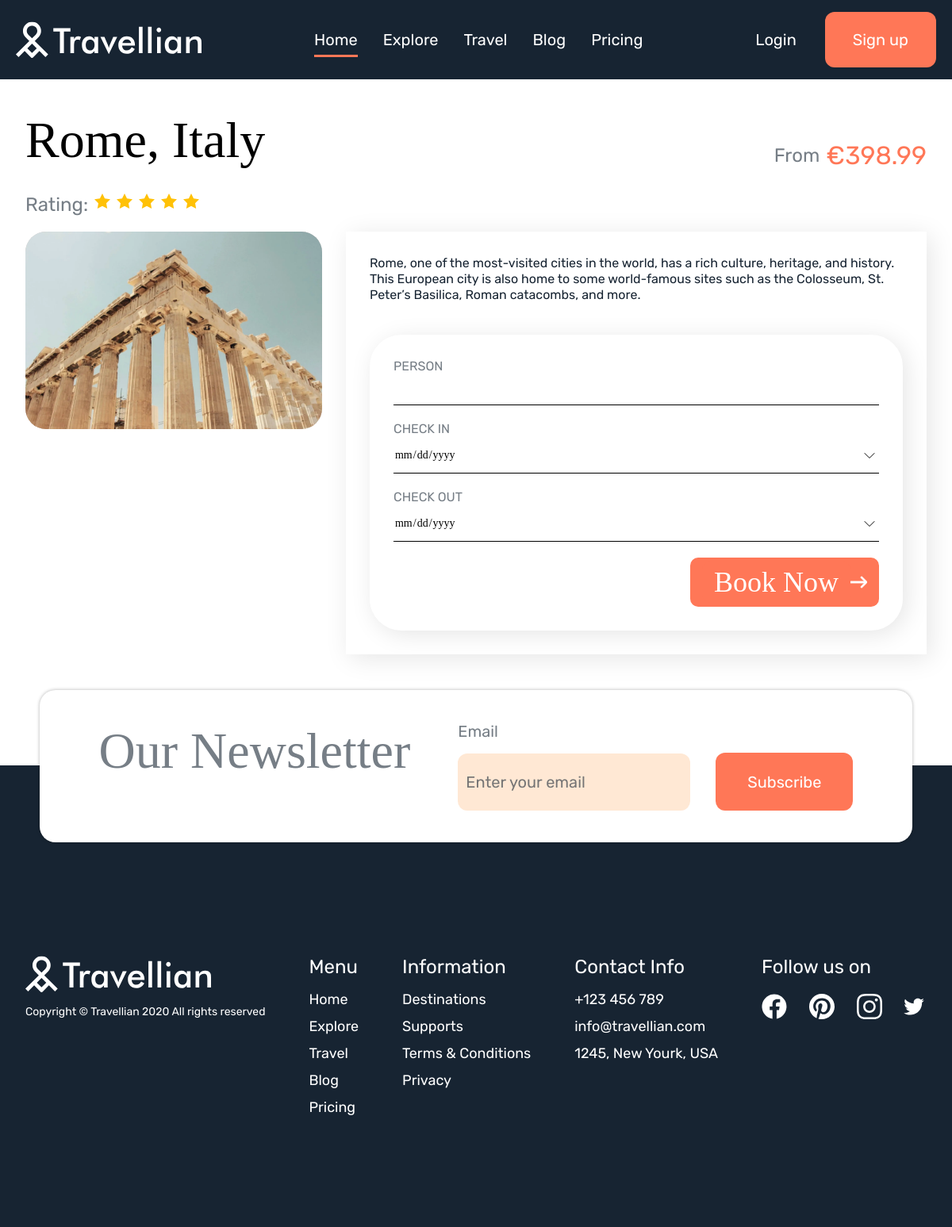
/offers/2, run on an earlier commit of the app's database.
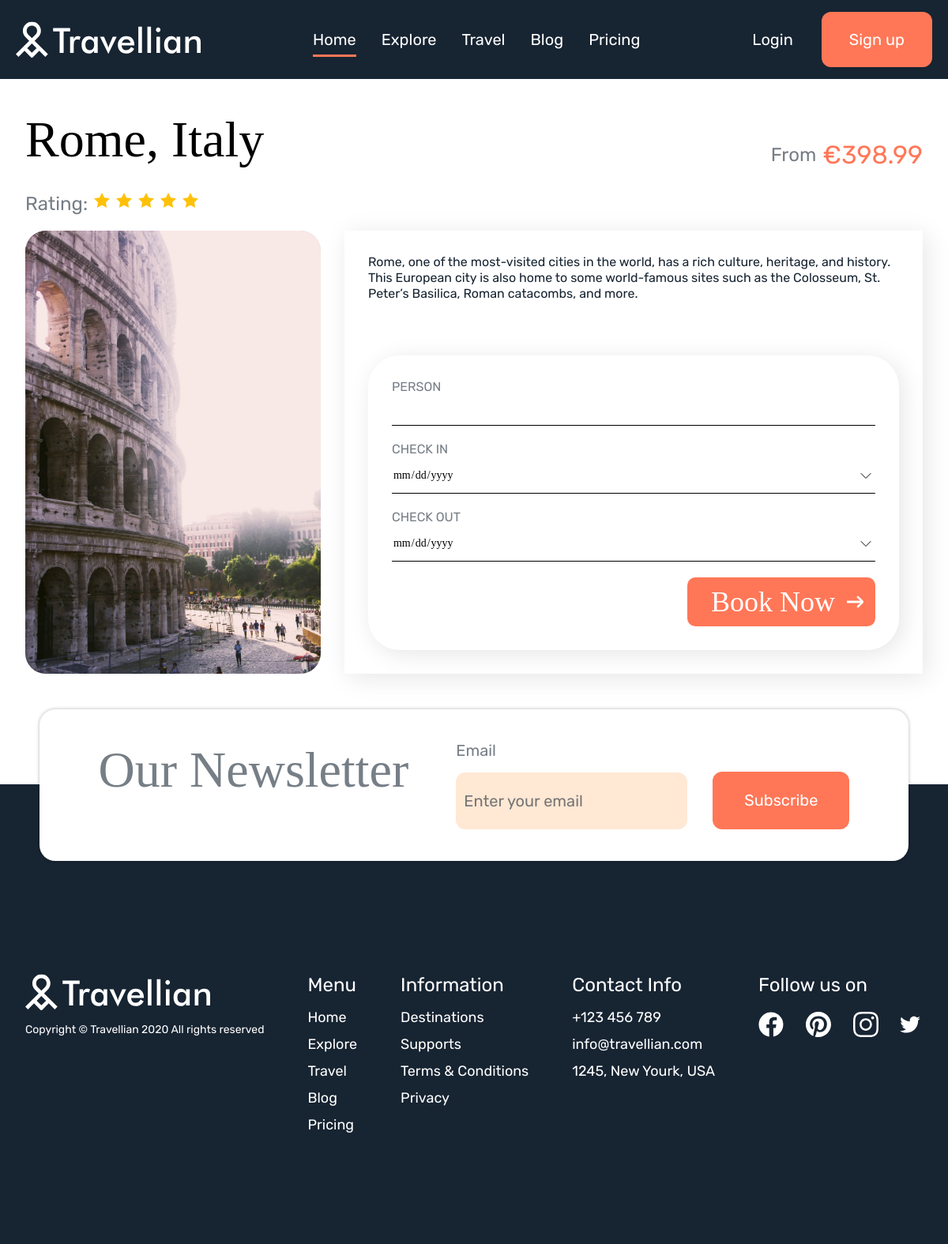
And on a later commit of the database.
### kursova_page/models.py (models this page shows, shortened)
class Offers(models.Model):
    location = models.CharField(max_length=100)
    rating = models.IntegerField()
    description = models.TextField(max_length=400)
    pricing = models.FloatField(max_length=10)
    offer_image = models.ImageField(null = True, blank=True, upload_to="images/")

### kursova_page/views.py (the view)
# urls.py: path('offers/<int:id>', offer_item, name='offer_item'),
def offer_item(request, id):
    data = Offers.objects.get(id = id)
    form = registerForm(request)
    return render(request, 'offer-page/index.html', {'data': data, 'form': form})

### kursova_page/forms.py
class AccountCreationForm(UserCreationForm):
    def __init__(self, *args, **kwargs):
        super().__init__(*args, **kwargs)
        self.fields['username'].widget.attrs.update({'placeholder':_('Username')})
        self.fields['password1'].widget.attrs.update({'placeholder':_('Password')})
        self.fields['password2'].widget.attrs.update({'placeholder':_('Repeat password')})

### kursova_page/views.py (called while the page is built)
def registerForm(request):
    if request.method == "POST":
        form = AccountCreationForm(request.POST)
        if form.is_valid():
            form.save()
            return HttpResponseRedirect("/")
        else:
            messages.error(request, form.errors, extra_tags="register")
    else:
        form = AccountCreationForm()
    return form

### kursova_page/templates/offer-page/index.html (shortened to what this page needs)
{% extends '../base.html' %}
{% block head %}
{% load static %}
<head>
    <link rel="stylesheet" href="{% static 'offer-page/styles/style.css' %}">
<head>
{% endblock head %}
{% block content %}
    <section class="offer-info">
        <div class="section-wrap">
            <div class="inner-wrap">
                <div class="offer-info-head">
                    <div class="offer-head-left">
                        <div class="offer-title black-text">
                            <h1 class = "title-big">
                                {{ data.location }}
                            </h1>
                        </div>
                        <div class = "offer-rate">
                            <span class="title-small grey-text">Rating: </span>
                            {% for i in '0123456789'|make_list %}
                            {% if  forloop.counter <= data.rating %}
                            <svg width="24" height="24" viewBox="0 0 24 24" fill="none" xmlns="http://www.w3.org/2000/svg">
                                <path d="M12 2.00006L15.09 8.26006L22 9.27006L17 14.1401L18.18 21.0201L12 17.7701L5.82 21.0201L7 14.1401L2 9.27006L8.91 8.26006L12 2.00006Z" fill="#FFC107"/>
                                </svg>
                            {% endif %}
                        {% endfor %}
                        </div>
                    </div>
                    <div class = "offer-price-wrap">
                        <span class = "title-small grey-text">From</span>
                        <span class = "offer-price">€{{data.pricing}}</span>
                    </div>
                </div>
                <div class="offer-info-content">
                    <img src="../media/{{data.offer_image}}" alt="offer1" class="offer-image-block">
                    <div class="offer-info-content-right">
                        <span class = "offer-description d-block">
                            {{data.description}}
                        </span>
                        <div class="offer-form-wrap">
                            <form class="d-flex offer-form">
                                <div class="form-item flex-column d-flex">
                                    <label for="person">Person</label>
                                    <input type="number" id="person" min="1">
                                </div>
                                <div class="form-item flex-column d-flex">
                                    <label for="check-in">Check in</label>
                                    <input type="date" id="check-in">
                                </div>
                                <div class="form-item flex-column d-flex">
                                    <label for="check-out">Check out</label>
                                    <input type="date" id="check-out">
                                </div>
                                <div class="book-btn d-flex">
                                    <input class = "book-btn pointer" type="submit" value="Book Now">
                                </div>
                            </form>
                        </div>
                    </div>
                </div>
            </div>
        </div>
    </section>
    {% endblock content %}

### kursova_page/templates/base.html (shortened to what this page needs)
<!doctype html>
{% load static %}
<html lang="en-US">
<head>
	<link rel="stylesheet" href="{% static 'styles/style.css' %}">
	{% block head %} {% endblock head %}
	<link rel="stylesheet" href="https://cdnjs.cloudflare.com/ajax/libs/font-awesome/6.5.1/css/all.min.css">
</head>
<body>
	<header id="headerId" class = "head">
		<div class="head-wrapper d-flex">
			<div onclick = "location.href='/';" style="cursor:pointer;" class="logo"></div>
			<nav id="navigation" class="header-menu hide">
				<ul class = "menu">
					<li class="current-item">
						<a class="header-emailform-font" href="/#heroWrap">Home</a>
					</li>
					<li>
						<a class="header-emailform-font" href="/#explore">Explore</a>
					</li>
					<li>
						<a class="header-emailform-font" href="/#travel">Travel</a>
					</li>
					<li>
						<a class="header-emailform-font" href="/#blog">Blog</a>
					</li>
					<li>
						<a class="header-emailform-font" href="/#pricing">Pricing</a>
					</li>
				</ul>
				<span id="slide-line" class="position-absolute"></span>
			</nav>
			<div class="login-wrap hide">
				<div class= "btn-login-signup">
					{% if user.is_authenticated %}
					<a href="{% url 'logout' %}" class="header-emailform-font" id="loginBtn">Logout</a>
					<a href="{% url 'login' %}" class="signup-btn d-flex header-emailform-font">My Account</a>
					{% else %}
					<span class="header-emailform-font" id="loginBtn">Login</span>
					<span class="signup-btn d-flex header-emailform-font" id="signupBtn" >Sign up</span>
					{% endif %}
				</div>
			</div>
		</div>
	</header>
		{% block content %} {% endblock content %}
		<div class="relative-wrap">
			<section class="news-form">
				<div class="news-form-wrap d-flex">
					<h1 class = "title-big grey-text">Our Newsletter</h1>
					<div class="news-email">
						<form class="d-flex email-form">
							<div class="email-input-wrap">
								<label class="header-emailform-font grey-text d-block" for="email">Email</label>
								<input class="email-input header-emailform-font d-block" type="email" id="email" name="email" placeholder="Enter your email">
							</div>
							<input class="email-subscribe header-emailform-font white-text" type="submit" value="Subscribe">
						</form>
					</div>
				</div>
			</section>
		<footer>
			<div class="section-wrap">
				<div class="inner-wrap d-flex">
					<div class="footer-logo">
						<div class="logo"></div>
						<span class = "copyright normal-text d-block white-text">Copyright © Travellian 2020 All rights reserved</span>
					</div>
					<div class="footer-menu">
						<span class = "footer-title title-small d-block white-text">Menu</span>
						<nav>
							<ul class = "menu d-flex">
								<li>
									<a class="list-item" href="/#heroWrap">Home</a>
								</li>
								<li>
									<a class="list-item" href="/#explore">Explore</a>
								</li>
								<li>
									<a class="list-item" href="/#travel">Travel</a>
								</li>
								<li>
									<a class="list-item" href="/#blog">Blog</a>
								</li>
								<li>
									<a class="list-item" href="/#pricing">Pricing</a>
								</li>
							</ul>
						</nav>
					</div>
					<div class="footer-info">
						<span class = "footer-title title-small d-block white-text">Information</span>
						<ul class = "menu">
							<li>
								<a class="list-item" href="#">Destinations</a>
							</li>
							<li>
								<a class="list-item" href="#">Supports</a>
							</li>
							<li>
								<a class="list-item" href="#">Terms & Conditions</a>
							</li>
							<li>
								<a class="list-item" href="#">Privacy</a>
							</li>
						</ul>
					</div>
					<div class="footer-contact">
						<span class = "footer-title title-small d-block white-text">Contact Info</span>
						<ul class = "menu">
							<li>
								<a class="list-item" href="#">+123 456 789</a>
							</li>
							<li>
								<a class="list-item" href="#">info@travellian.com</a>
							</li>
							<li>
								<a class="list-item" href="#">1245, New Yourk, USA</a>
							</li>
						</ul>
					</div>
					<div class="footer-socials">
						<span class = "footer-title title-small d-block white-text">Follow us on</span>
						<div class="social-icons d-flex">
							<a href="https://www.facebook.com/">
							</a>
							<a href="https://www.pinterest.com/">
							</a>
							<a href="https://www.instagram.com/">
							</a>
							<a href="https://twitter.com/">
							</a>
						</div>
					</div>
				</div>
			</div>
		</footer>
	</div>
  </body>
</html>

### static/offer-page/styles/style.css (style rules this page uses)
header { background-color: var(--secondary-color) !important; position: relative; }
.offer-title { margin: 20px 0; }
.head-wrapper { padding-top: 15px !important; padding-bottom: 15px !important;; }
.offer-info-head { margin-bottom: 20px; }
@media only screen and (min-width: 720px) { .offer-form { flex-direction: row; gap: 10px; padding: 20px 0; } }
@media only screen and (min-width: 720px) { .section-wrap { padding-top: 120px !important; } }
@media only screen and (min-width: 1120px) { .offer-info-content, .offer-info-head { grid-auto-flow: column; } }
@media only screen and (min-width: 1120px) { .offer-price-wrap { justify-content: end; } }
@media only screen and (min-width: 1120px) { .offer-info { margin-bottom: 40px !important; } }
.offer-image-block { object-fit: cover; object-position: 50% 20%; max-height: 600px; }
.offer-info-content .offer-image-block { border-radius: 26px; width: 100%; height: fit-content; }
.offer-info-content, .offer-info-head { display: grid; gap: 30px; }
.offer-form { flex-direction: column; gap: 20px; padding: 20px 0; border-radius: 40px; }
.form-item { width: 100%; }
.book-btn { align-self: flex-end; width: max-content; padding: 5px 15px; border-radius: 10px; }
.book-arrow { align-self: center; justify-self: end; }
.form-item input { border-bottom: 1px solid #000; padding-bottom: 10px; font-family: var(--page-font1); font-size: 14px; }
.offer-info-content-right { display: flex; flex-direction: column; gap: 40px; }
.offer-info-content-right, .offer-form { box-shadow: 5px 5px 30px rgba(0,0,0,0.1); padding: 30px; }
.offer-description { flex: 1; }

What changed in the data, as far as the page shows it:
changed Offers "Rome, Italy": offer_image: a different picture
